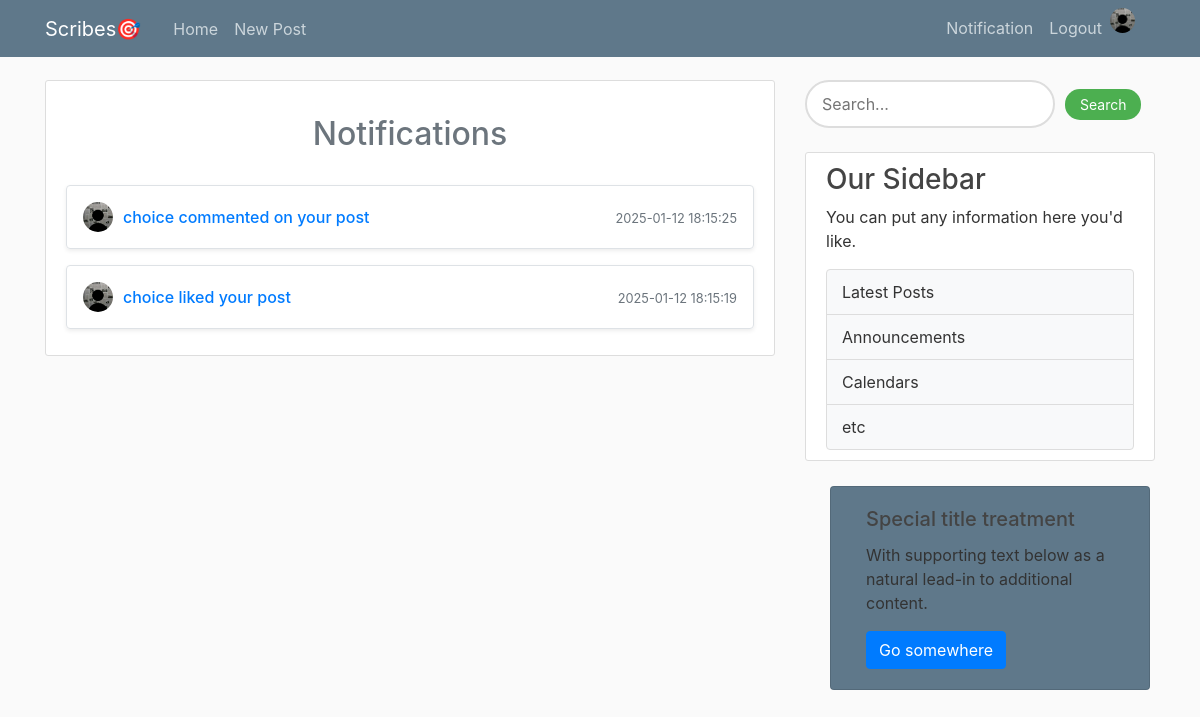
The app's page /notification (signed in) with its own data.
### flaskblog/models.py (models this page shows, shortened)
class User(db.Model, UserMixin):
    id = db.Column(db.Integer, primary_key=True)
    username = db.Column(db.String(20), nullable=False, unique=True)
    email = db.Column(db.String(120), nullable=False, unique=True)
    image_file = db.Column(db.String(20), nullable=False, default='default.jpg')
    password = db.Column(db.String(60), nullable=False)
    posts = db.relationship('Post', backref='author', lazy=True)
    is_admin = db.Column(db.Boolean, nullable=False,default=False)
    Biography= db.Column(db.Text, nullable=False,default='Add A Brief Description About Yourself')
    def __repr__(self):
        return f"User('{self.username}', '{self.email}', '{self.image_file}','{self.is_admin}')"

class Notification(db.Model):
    id = db.Column(db.Integer, primary_key=True)
    user_id = db.Column(db.Integer, db.ForeignKey('user.id'), nullable=False)
    content = db.Column(db.Text, nullable=False)
    date = db.Column(db.DateTime, nullable=False, default=datetime.utcnow)
    initiator= db.Column(db.Integer, nullable=False,default=None)
    post_id = db.Column(db.Integer, db.ForeignKey('post.id'), nullable=False)
    user = db.relationship('User', backref=db.backref('notifications', lazy=True))
    post = db.relationship('Post', backref=db.backref('notifications', lazy=True))
    def __repr__(self):
         return f"Notification('{self.content}','{self.user}')"

### flaskblog/routes.py (the view)
@app.route('/notification', methods=['GET', 'POST'])
def notification():
    notifications = Notification.query.filter_by(user_id=current_user.id).order_by(Notification.date.desc()).limit(10).all()
    enriched_notifications = []
    for notification in notifications:
        initiator = User.query.get(notification.initiator)  # Fetch the initiator
        enriched_notifications.append({
            'notification': notification,
            'initiator': initiator
        })
        print(enriched_notifications)
    image_file = url_for('static', filename='profile_pics/' + current_user.image_file)
    return render_template('Notification.html',title='Notification',notifications=enriched_notifications,image_file=image_file)

### flaskblog/models.py (called while the page is built)
@login_manager.user_loader
def load_user(user_id):
    return User.query.get(int(user_id))

### flaskblog/templates/Notification.html
{% extends "layout.html" %}
{% block content %}
<div class="content-section">
    <div class="comments-section mt-4">
        <h2 class="text-center text-secondary"><a>Notifications</a></h2><br>
        {% for enriched_notification in notifications %}
            {% set notification = enriched_notification.notification %}
            {% set initiator = enriched_notification.initiator %}
            <div class="comments mb-3 p-3 rounded border shadow-sm">
                <div class="d-flex justify-content-between align-items-center">
                    <div class="d-flex align-items-center">
                        <img class="rounded-circle article-img2 me-2"
                             src="{{ url_for('static', filename='profile_pics/' + initiator.image_file) }}" alt="Profile Picture">
                        <div>
                            <h6 class="mb-0 text-primary">
                                <a href="{{ url_for('post_detail', title=notification.post.title) }}">
                                    {{ notification.content }}
                                </a>
                            </h6>
                        </div>
                    </div>
                    <div class="text-muted">
                        <small>
                            {{ notification.date.strftime('%Y-%m-%d %H:%M:%S') }}
                        </small>
                    </div>
                </div>
            </div>
        {% else %}
            <h3 class="text-primary text-center" style="color: #428bca;">No notification yet!</h3>
        {% endfor %}
    </div>
</div>
{% endblock content %}

### flaskblog/static/main.css (style rules this page uses)
body { background: #fafafa; color: #333333; margin-top: 5rem; }
h1, h2, h3, h4, h5, h6 { color: #444444; }
.content-section { background: #ffffff; padding: 10px 20px; border: 1px solid #dddddd; border-radius: 3px; margin-bottom: 20px; }
.article-img2 { height: 30px; width: 30px; margin-right: 10px; }

### records on screen
User: image_file (placeholder picture)
Notification: content "choice commented on your post", date "2025-01-12 18:15:25"
Notification: content "choice liked your post", date "2025-01-12 18:15:19"
